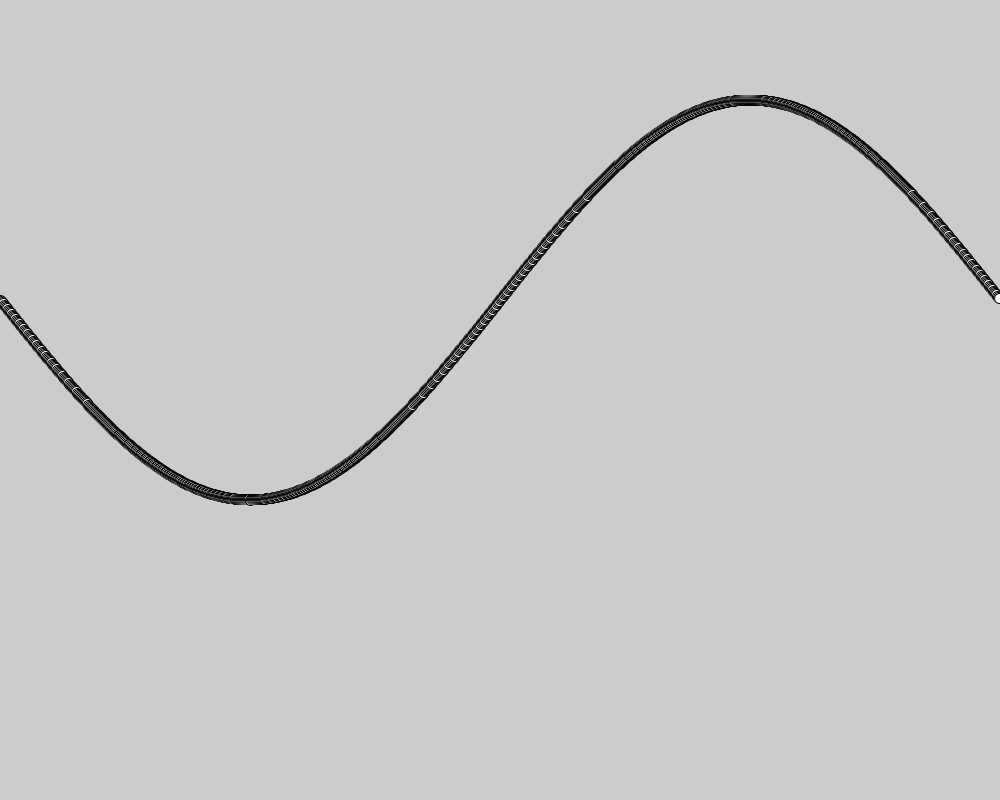
Frame 1 (no input)
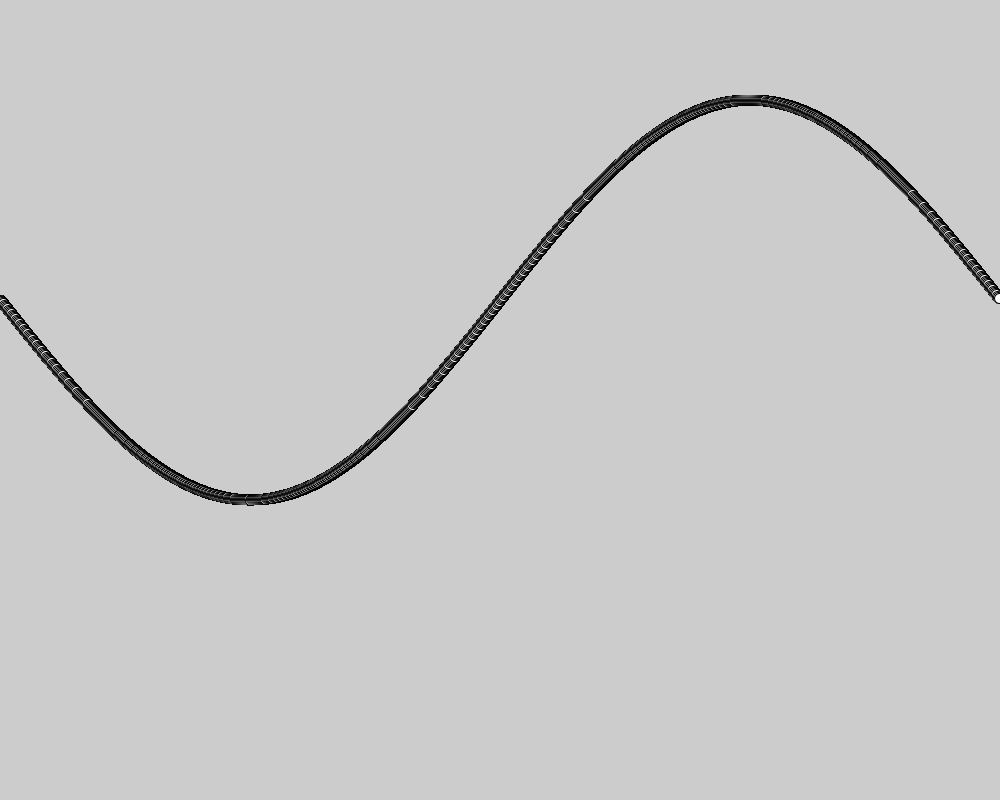
Frame 60 (the mouse pressed at the canvas centre just before this capture)
Frame 120 (the mouse held since frame 60 and released just before this capture): identical to frame 60, image omitted

The Processing sketch that drew these frames (run headless with seeded random() and noise(); from frame 60 on, the mouse is pressed at the canvas centre):

// Processing sketch: ejemplo_2_onda_sinusoidal
// ── ejemplo_2_onda_sinusoidal.pde
void setup(){
   size(1000,800);
}

void draw(){
  int alto = 200;
  float y = 300;
  float i = 0;
  float incremento = map(1, 0, width, 0, TWO_PI);
  for(int x = 0; x < width; x++){
    ellipse(x, sin(i)*alto + y, 10, 10);
    i+=incremento;
  }
}
